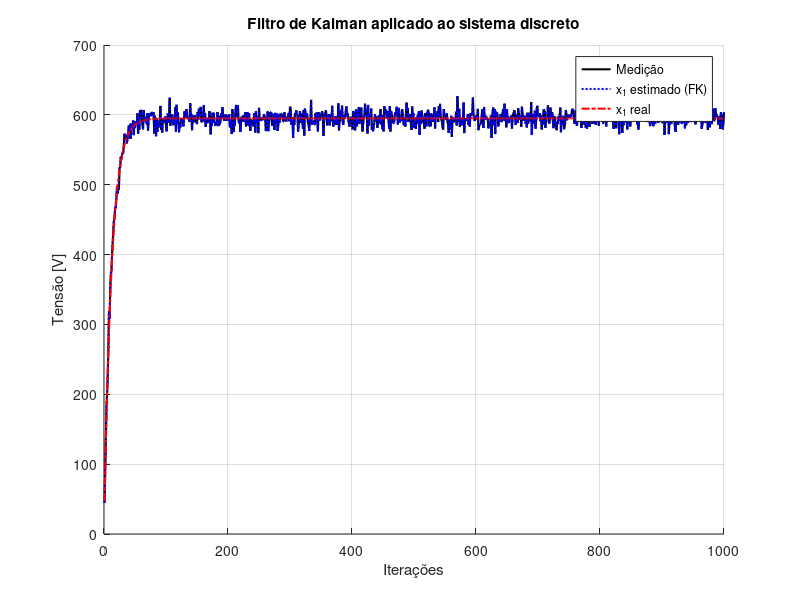

Source code (MATLAB):
close all
clear all
clc

%% Modelo do circuito elétrico 
a = 10.4167;
s = tf('s');
Kp = 595;
Gp = a * Kp /(s + a);
Gp_zpk = zpk(Gp); % forma fatorada

[num, den] = tfdata(Gp, 'v'); 
[Ac, Bc, Cc, Dc] = tf2ss(num, den); % conversão para espaço de estados

sys = ss(Ac, Bc, Cc, Dc); % sistema contínuo

%% Discretização
Ts = 0.008; % período de amostragem
sysD = c2d(sys, Ts, 'zoh'); % modelo discreto por ZOH

F = sysD.A;
G = sysD.B;
H = sysD.C;
D = sysD.D;

%% Condições iniciais da simulação
u = 1;                 % entrada constante
xk = zeros(size(F,1), 1); % estado inicial da planta (vetor zero com mesma dimensão de F)

%% Inicialização do filtro de Kalman
x_n = zeros(size(F,1), 1);       % estimativa inicial
P_n = eye(size(F));              % incerteza da estimativa inicial
Q = 1.5 * eye(size(F));        % ruído de processo (modelo) pequeno
R = 1 * eye(size(H,1));       % ruído de medição

%% Inicialização dos vetores de armazenamento
iter = 1000;
x1_w = zeros(1, iter);  % estado com distúrbio
x1   = zeros(1, iter);  % estado real sem ruído
y    = zeros(1, iter);  % saída com ruído
x_FK = zeros(size(F,1), iter); % estimativas do filtro de Kalman

%% Loop de Simulação 
for j = 1:iter
    %% Simulação da planta
    w = normrnd(0, 0.5);   % ruído de processo (distúrbio)
    v = normrnd(0, 10);     % ruído de medição
    xk = F * xk + G * u;   % evolução do estado
    yk = H * xk;           % saída ideal (sem ruído)
    
    % saída com ruído e armazenamento
    x1_w(j) = xk(1) + w; 
    x1(j)   = xk(1);       
    y(j)    = yk + v; 
    z_n     = yk + v; % mesma saída com ruído para o filtro

    %% Filtro de Kalman
    % Previsão (predição)
    x_n = F * x_n + G * u;
    P_n = F * P_n * F' + Q;

    % Atualização
    K_n = P_n * H' / (H * P_n * H' + R); 
    x_n = x_n + K_n * (z_n - H * x_n);
    P_n = (eye(size(F)) - K_n * H) * P_n;

    % Armazena a estimativa
    x_FK(:, j) = x_n;
end

%% Plotagem dos resultados
figure(1)
hold on
grid on
plot(x_FK(1,:) * H , 'k', 'LineWidth', 1.5)      % estimativa Kalman
plot(y, 'b:', 'LineWidth', 1.5)                  % medição com ruído
plot(x1 * H , 'r-.', 'LineWidth', 1.5)           % estado real
xlabel('Iterações')
ylabel('Tensão [V]')
legend('Medição', 'x_1 estimado (FK)', 'x_1 real')
title('Filtro de Kalman aplicado ao sistema discreto')
